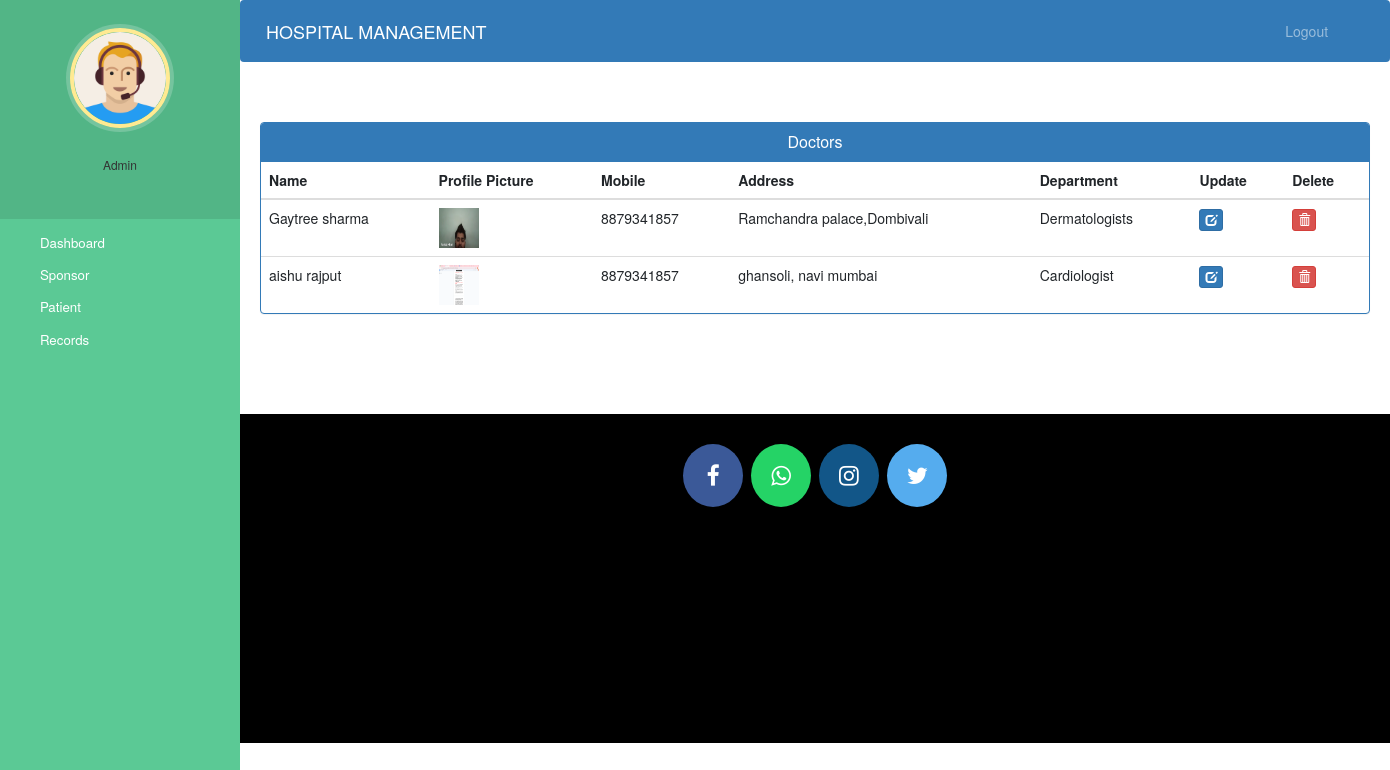
/admin-view-doctor (signed in), run on the app's committed database.
### hospital/models.py (models this page shows, shortened)
class Doctor(models.Model):
    user=models.OneToOneField(User,on_delete=models.CASCADE)
    profile_pic= models.ImageField(upload_to='profile_pic/DoctorProfilePic/',null=True,blank=True)
    address = models.CharField(max_length=40)
    mobile = models.CharField(max_length=20,null=True)
    department= models.CharField(max_length=50,choices=departments,default='Occupations')
    status=models.BooleanField(default=False)
    @property
    def get_name(self):
        return self.user.first_name+" "+self.user.last_name

### hospital/views.py (the view)
# urls.py: path('admin-view-doctor', views.admin_view_doctor_view,name='admin-view-doctor'),
@login_required(login_url='adminlogin')
@user_passes_test(is_admin)
def admin_view_doctor_view(request):
    doctors=models.Doctor.objects.all().filter(status=True)
    return render(request,'hospital/admin_view_doctor.html',{'doctors':doctors})

### hospital/views.py (called while the page is built)
def is_admin(user):
    return user.is_superuser

### templates/hospital/admin_view_doctor.html (shortened to what this page needs)
{% extends 'hospital/admin_base.html' %}
{% block content %}
{%load static%}
<head>
  <link href="//netdna.bootstrapcdn.com/bootstrap/3.0.0/css/bootstrap.min.css" rel="stylesheet" id="bootstrap-css">
</head>
<div class="container">
  <div class="panel panel-primary">
    <div class="panel-heading">
      <h6 class="panel-title">Doctors</h6>
    </div>
    <table class="table table-hover" id="dev-table">
      <thead>
        <tr>
          <th>Name</th>
          <th>Profile Picture</th>
          <th>Mobile</th>
          <th>Address</th>
          <th>Department</th>
          <th>Update</th>
          <th>Delete</th>
        </tr>
      </thead>
      {% for d in doctors %}
      <tr>
        <td> {{d.get_name}}</td>
        <td> <img src="{% static d.profile_pic.url %}" alt="Profile Pic" height="40px" width="40px" /></td>
        <td>{{d.mobile}}</td>
        <td>{{d.address}}</td>
        <td>{{d.department}}</td>
        <td><a class="btn btn-primary btn-xs" href="{% url 'update-doctor' d.id  %}"><span class="glyphicon glyphicon-edit"></span></a></td>
        <td><a class="btn btn-danger btn-xs" href="{% url 'delete-doctor-from-hospital' d.id  %}"><span class="glyphicon glyphicon-trash"></span></a></td>
      </tr>
      {% endfor %}
    </table>
  </div>
</div>
{% endblock content %}

### static/style.css (style rules this page uses)
body { padding-left: 240px; }

### templates/hospital/admin_base.html (style rules this page uses)
a:link { text-decoration: none; }
a { color: white; }
body { padding-left: 240px; }

### templates/hospital/admin_view_doctor.html (style rules this page uses)
a:link { text-decoration: none; }
h6 { text-align: center; }

### data on the page
Doctor: get_name "Gaytree sharma", profile_pic (picture), mobile "8879341857", address "Ramchandra palace,Dombivali", department "Dermatologists"
Doctor: get_name "aishu rajput", profile_pic (picture), mobile "8879341857", address "ghansoli, navi mumbai", department "Cardiologist"
